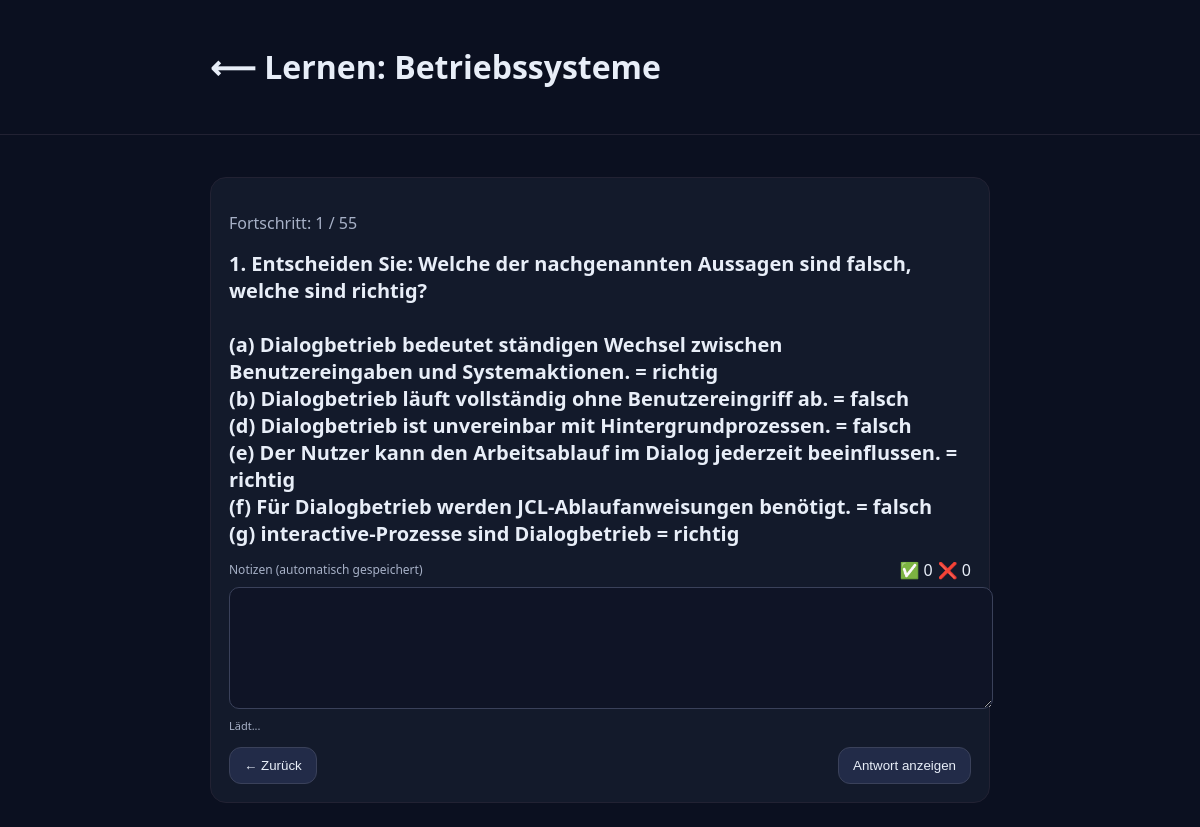
/learner/study/Betriebssysteme/, run on the app's committed database.
### poster/models.py (models this page shows, shortened)
class PosterCard(models.Model):
    subject = models.CharField(max_length=200, db_index=True)
    question = models.TextField()
    answer = models.TextField()
    created_at = models.DateTimeField(auto_now_add=True)
    class Meta:
        ordering = ["-created_at"]

### learner/views.py (the view, shortened to what this page needs)
# urls.py: path("study/<path:subject>/", views.study, name="study"),   # existing flow
def study(request, subject):
    subject = unquote(subject).strip()
    if request.GET.get("restart"):
        _reset_session(request)
    sub_in_session = request.session.get("study_subject")
    order = request.session.get("study_order")
    index = request.session.get("study_index", 0)
    revealed = request.session.get("study_revealed", False)
    if sub_in_session != subject or not order:
        ids = list(
            PosterCard.objects.filter(subject__iexact=subject)
            .values_list("id", flat=True).order_by("id")
        )
        if not ids:
            ids = list(
                PosterCard.objects.filter(subject__icontains=subject)
                .values_list("id", flat=True).order_by("id")
            )
        if not ids:
            return redirect("learner:menu")
        request.session["study_subject"] = subject
        request.session["study_order"] = ids
        request.session["study_index"] = 0
        request.session["study_revealed"] = False
        request.session.modified = True
        order, index, revealed = ids, 0, False
    completed = False
    try:
        card_id = order[index] if order else None
    except Exception:
        _reset_session(request)
        return redirect("learner:menu")
    card = PosterCard.objects.filter(id=card_id).first() if card_id else None
    if not card:
        _reset_session(request)
        return redirect("learner:menu")
    progress = {"now": index + 1, "total": len(order)}
    return render(request, "learner/study.html", {
    "subject": subject,
    "card": card,
    "revealed": revealed,
    "progress": progress,
    "completed": completed,
    "total_correct": request.session.get("total_correct", 0),
    "total_wrong": request.session.get("total_wrong", 0),
    })

### learner/templates/learner/study.html (shortened to what this page needs)
<!doctype html>
<html lang="de">
<head>
</head>
<body>
<header>
  <div class="wrap">
    <h1><a href="{% url 'learner:menu' %}" style="color:#e8eef8;text-decoration:none">⟵</a> Lernen: {{ subject }}</h1>
  </div>
</header>
<main class="wrap">
  <section>
    <p class="muted">Fortschritt: {{ progress.now }} / {{ progress.total }}</p>
    <div class="q">{{ card.question|linebreaksbr }}</div>
    <div id="notes-wrap" class="card" style="margin-top:12px;" data-question-id="{{ card.id }}">
      <div class="row" style="justify-content: space-between; align-items: center; margin-bottom: 6px;">
        <label style="font-size:12px;color:#a7b1c7;">Notizen (automatisch gespeichert)</label>
        <div class="row" style="gap: 5px;">
          <span class="stat-badge">✅ <span id="stat-correct">{{ total_correct }}</span></span>
          <span class="stat-badge">❌ <span id="stat-wrong">{{ total_wrong }}</span></span>
        </div>
      </div>
      <textarea id="study-note" style="width:100%;min-height:100px;padding:10px;border:1px solid #3a415a;border-radius:10px;background:#0f1426;color:#e8eef8;"></textarea>
      <div id="note-status" class="muted" style="font-size:11px;margin-top:4px;">Lädt...</div>
    </div>
    {% if revealed %}
      <div class="a">{{ card.answer|linebreaksbr }}</div>
      <div class="selbstbewertung-container" style="margin-top:20px; text-align:center; padding: 10px; border-top: 1px solid #333;">
        <p class="muted" style="font-size: 0.9em; margin-bottom: 8px;">Wie war deine Antwort?</p>
        <div class="row" style="justify-content:center; gap: 10px;">
          <button type="button" class="btn s-btn" data-val="1" style="border-color:#ff4444;">❌ Falsch</button>
          <button type="button" class="btn s-btn" data-val="2" style="border-color:#ffbb33;">⚠️ Fast</button>
          <button type="button" class="btn s-btn" data-val="3" style="border-color:#00C851;">✅ Richtig</button>
        </div>
      </div>
      <div class="row" style="margin-top:14px; justify-content:space-between">
        <form method="post">{% csrf_token %}<button class="btn" name="back" value="1">← Zurück</button></form>
        <div class="row">
          <form method="post">{% csrf_token %}<button class="btn" name="repeat" value="1">⟲ Wiederholen</button></form>
          <form method="post">{% csrf_token %}<button class="btn" name="next" value="1">Weiter →</button></form>
        </div>
      </div>
    {% else %}
      <div class="row" style="margin-top:14px; justify-content:space-between">
        <form method="post">{% csrf_token %}<button class="btn" name="back" value="1">← Zurück</button></form>
        <form method="post">{% csrf_token %}<button class="btn" name="reveal" value="1">Antwort anzeigen</button></form>
      </div>
    {% endif %}
  </section>
</main>
</body>
</html>

### learner/templates/learner/study.html (style rules this page uses)
body { font-family:system-ui,Segoe UI,Roboto,Arial;margin:0;background:#0b1020;color:#e8eef8 }
.wrap { max-width:780px;margin:0 auto;padding:24px }
header { border-bottom:1px solid #223;background:#0b1020;position:sticky;top:0 }
section { background:#131a2b;border:1px solid #223;border-radius:16px;padding:18px;margin-top:18px }
.q { font-size:20px;font-weight:700 }
.btn { display:inline-block;background:#222b48;border:1px solid #3a415a;color:#e8eef8;padding:10px 14px;border-radius:12px;text-decoration:none;cursor:pointer }
.row { display:flex;gap:10px }
.muted { color:#a7b1c7 }

### data on the page
PosterCard: subject "Betriebssysteme", question "1. Entscheiden Sie: Welche der nachgenannten Aussagen sind falsch, welche sind richtig? (a) Dialogbetrieb bedeutet ständigen Wechsel zwischen Benutzereingaben und Systemaktionen. = richtig (b) Dialogbetrieb läuft vollständig ohne Benutzereingriff ab. = falsch (d) Dialogbetrieb ist unvereinbar mit Hintergrundprozessen. = falsch (e) Der Nutzer kann den Arbeitsablauf im Dialog jederzeit beeinflussen. = richtig (f) Für Dialogbetrieb werden JCL-Ablaufanweisungen benötigt. = falsch (g) interactive-Prozesse sind Dialogbetrieb = richtig"

### other printed values
{{ progress.now }} "1"
{{ progress.total }} "55"
{{ total_correct }} "0"
{{ total_wrong }} "0"
